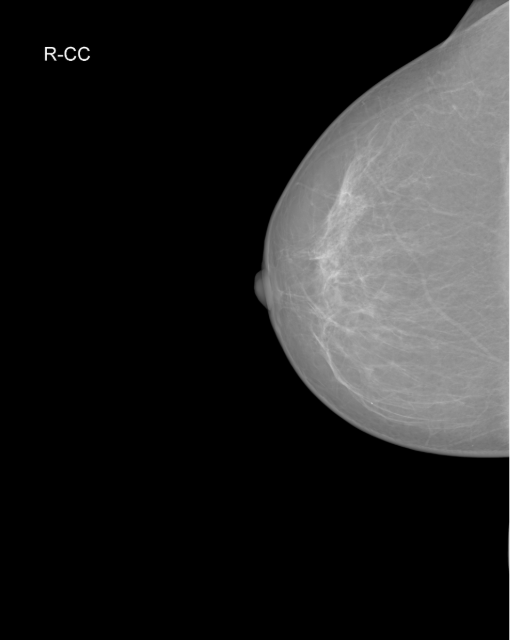
#> input picture notebook/data/sample_view_a.png, 511 x 640 px
$ python make_figs.py
#> lines starting #> are read from the running program, lines starting #| are printed output that depends on the picture; after the words box and inside, x2 and y2 are one past the last pixel; in counts of white or black regions, pixels touching at a corner belong together
### notebook/mammo_crop.py
"""Boundary-aware breast ROI cropping and merged-view composition.

Re-implementation, for illustration, of the preprocessing described in
Mehmood et al., "Intelligent Breast Cropping and Multi-View Fusion with
Finding-BI-RADS Prototype Learning for Mammogram Classification" (under review).

Steps
1. Gaussian smoothing + Otsu threshold  -> foreground mask
2. Morphological closing/opening (5x5)  -> clean contour
3. Largest connected component          -> breast mask
4. Horizontal crop to the mask, with padding on the chest-wall side
5. Row-wise tissue-extent profile: start at the widest row, walk up/down while
   the extent keeps decreasing; stop where it stops decreasing (pectoral muscle,
   skin folds, artefacts); add an adaptive margin.
"""
from dataclasses import dataclass

import cv2
import numpy as np


@dataclass
class CropResult:
    image: np.ndarray        # cropped image
    mask: np.ndarray         # breast mask (full size)
    otsu: np.ndarray         # raw Otsu mask (full size)
    profile: np.ndarray      # row-wise tissue extent (pixels)
    ref_row: int             # widest row
    box: tuple               # (x0, y0, x1, y1) in original coordinates
    laterality: str          # 'L' (chest wall on the left) or 'R'


def breast_mask(img, blur=5, kernel=5):
    g = cv2.GaussianBlur(img, (blur, blur), 0)
    _, otsu = cv2.threshold(g, 0, 255, cv2.THRESH_BINARY + cv2.THRESH_OTSU)
    k = cv2.getStructuringElement(cv2.MORPH_ELLIPSE, (kernel, kernel))
    m = cv2.morphologyEx(otsu, cv2.MORPH_CLOSE, k)
    m = cv2.morphologyEx(m, cv2.MORPH_OPEN, k)
    n, lab, stats, _ = cv2.connectedComponentsWithStats(m, 8)
    if n <= 1:
        return otsu > 0, m > 0
    largest = 1 + int(np.argmax(stats[1:, cv2.CC_STAT_AREA]))
    return otsu > 0, lab == largest


def _walk(profile, start, step, tol):
    """Follow the profile from `start` while the extent keeps decreasing."""
    i = start
    while 0 <= i + step < len(profile):
        nxt = profile[i + step]
        if nxt == 0:                       # left the breast
            return i
        if nxt > profile[i] + tol:         # extent widens again -> other structure
            return i
        i += step
    return i


def crop_breast(img, view="CC", margin_frac=0.03, tol_frac=0.004):
    """Return a CropResult for a single grayscale mammogram (uint8)."""
    h, w = img.shape
    otsu, mask = breast_mask(img)
    cols = np.where(mask.any(0))[0]
    x0, x1 = int(cols.min()), int(cols.max())
    # chest wall is on the side where the mask touches the image border
    laterality = "L" if mask[:, : w // 10].sum() > mask[:, -w // 10:].sum() else "R"

    profile = mask.sum(1).astype(int)
    ref = int(np.argmax(profile))
    tol = max(1, int(tol_frac * w))
    top = _walk(profile, ref, -1, tol)
    bot = _walk(profile, ref, +1, tol)

    # adaptive margin (paper: 50-100 px at full resolution); relaxed for MLO
    m = int(margin_frac * h * (1.6 if view.upper() == "MLO" else 1.0))
    pad = int(0.02 * w)
    y0, y1 = max(0, top - m), min(h, bot + m)
    if laterality == "L":
        x0, x1 = max(0, x0 - pad), min(w, x1 + m)
    else:
        x0, x1 = max(0, x0 - m), min(w, x1 + pad)
    crop = img[y0:y1, x0:x1]
    return CropResult(crop, mask, otsu, profile, ref, (x0, y0, x1, y1), laterality)


# [15 lines left out: function merge_views, not called in this run]

### notebook/figstyle.py
"""Shared plot style for the portfolio figures and notebook."""
import matplotlib as mpl

INK = "#1e1e1e"
MUTED = "#6b6b6b"
RULE = "#d9d6cf"
BLUE = "#1a4d8f"
ORANGE = "#c0612b"
GREEN = "#3a7d44"
GREY = "#9a9a9a"
PALETTE = [BLUE, ORANGE, GREEN, "#7a5195", "#b8860b", GREY]


def apply():
    mpl.rcParams.update({
        "figure.dpi": 110,
        "savefig.dpi": 200,
        "savefig.bbox": "tight",
        "savefig.facecolor": "white",
        "font.family": "DejaVu Serif",
        "font.size": 10.5,
        "axes.edgecolor": RULE,
        "axes.labelcolor": INK,
        "axes.titlesize": 11,
        "axes.titleweight": "bold",
        "axes.titlelocation": "left",
        "axes.spines.top": False,
        "axes.spines.right": False,
        "axes.grid": True,
        "grid.color": "#eeece6",
        "grid.linewidth": 0.8,
        "xtick.color": MUTED,
        "ytick.color": MUTED,
        "legend.frameon": False,
        "axes.prop_cycle": mpl.cycler(color=PALETTE),
    })

### notebook/make_figs.py
"""Generate the portfolio's own figures: cropping walkthrough and result charts.
Numbers are taken from the manuscripts' tables."""
import sys
from pathlib import Path

import cv2
import matplotlib.pyplot as plt
import numpy as np
from matplotlib.patches import Rectangle

import figstyle as fs
from mammo_crop import crop_breast
from results_data import FM_CROSS, IEEE_BINARY_MERGED, IEEE_ABLATION_BIN, IEEE_EFFICIENCY

OUT = Path(sys.argv[1] if len(sys.argv) > 1 else "out")
OUT.mkdir(parents=True, exist_ok=True)
fs.apply()


def cropping_steps():
    names = [("data/sample_view_a.png", "Right CC"), ("data/sample_view_b.png", "Left CC")]
    fig, axes = plt.subplots(2, 5, figsize=(15, 6.6), gridspec_kw={"width_ratios": [1, 1, 1, 1.15, 0.8]})
    for row, (path, label) in enumerate(names):
        img = cv2.imread(path, 0)
#> img is the input picture: shape (640, 511); min 0, max 255, mean 37.8
        r = crop_breast(img)
#> in breast_mask, `_, otsu = cv2.threshold(g, 0, 255, cv2.THRESH_BINARY + cv2.THRESH_OTSU)`:
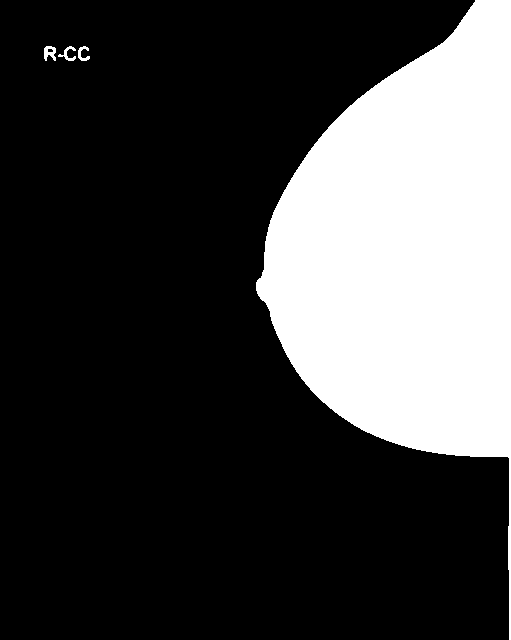
#> otsu: shape (640, 511); 25.8% white; 4 white regions, box (x1, y1, x2, y2) and area: (256, 0, 511, 640) 83980, (44, 46, 56, 61) 121, (58, 46, 76, 61) 100, (78, 46, 90, 61) 89
#> in breast_mask, `m = cv2.morphologyEx(otsu, cv2.MORPH_CLOSE, k)`: m: shape (640, 511); 25.8% white; 2 white regions, box (x1, y1, x2, y2) and area: (256, 0, 511, 640) 83981, (44, 46, 90, 61) 373
#> in breast_mask, `m = cv2.morphologyEx(m, cv2.MORPH_OPEN, k)`: m: shape (640, 511); 25.7% white; 6 white regions (3 under 20 px), largest, box (x1, y1, x2, y2) and area: (256, 0, 511, 459) 83575, (44, 46, 58, 59) 136, (508, 525, 511, 571) 134
#> in breast_mask, `n, lab, stats, _ = cv2.connectedComponentsWithStats(m, 8)`:
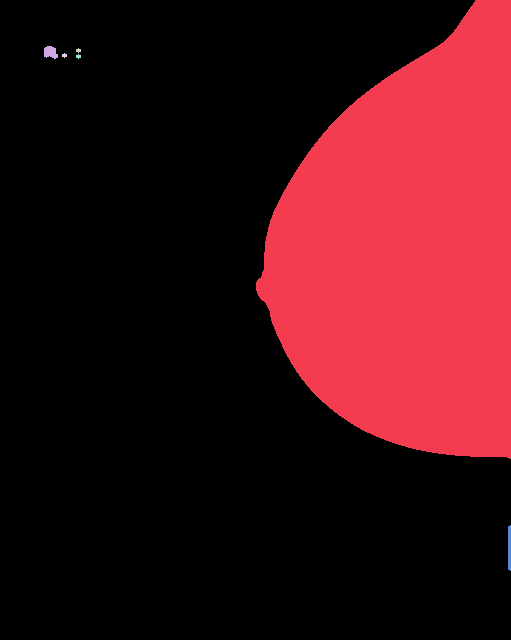
#> lab: shape (640, 511) int32; 7 distinct labels, from 0 to 6; one colour per label, 0 black
#> in breast_mask, `n, lab, stats, _ = cv2.connectedComponentsWithStats(m, 8)`: n = 7; stats = [[0, 0, 511, 640, 243144], [256, 0, 255, 459, 83575], [44, 46, 14, 13, 136], [76, 48, 5, 5, 17], [62, 53, 5, 5, 17], [76, 54, 5, 5, 17], [508, 525, 3, 46, 134]]
#> in breast_mask, `largest = 1 + int(np.argmax(stats[1:, cv2.CC_STAT_AREA]))`: largest = 1
#> in crop_breast, `otsu, mask = breast_mask(img)`:
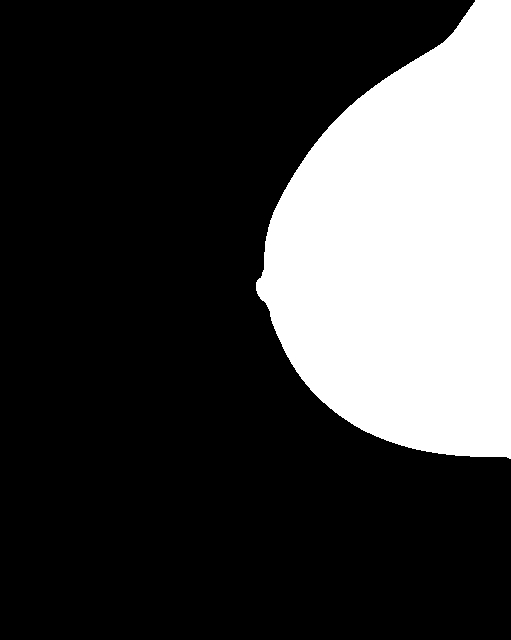
#> mask: shape (640, 511) bool; 25.6% white; 1 white region, box (x1, y1, x2, y2) and area: (256, 0, 511, 459) 83575
#> in crop_breast, `cols = np.where(mask.any(0))[0]`: cols = 255 values from 256 to 510
#> in crop_breast, `x0, x1 = int(cols.min()), int(cols.max())`: x0 = 256; x1 = 510
#> in crop_breast, `laterality = "L" if mask[:, : w // 10].sum() > mask[:, -w // 10:].sum(..`: laterality = 'R'
#> in crop_breast, `profile = mask.sum(1).astype(int)`: profile = 640 values, max 255 at index 282, min 0 at index 459, mean 130.6
#> in crop_breast, `ref = int(np.argmax(profile))`: ref = 282
#> the loop in _walk, `while 0 <= i + step < len(profile):` made 282 passes
#> (nxt, i) on passes 1 to 3: (254, 281), (254, 280), (253, 279)
#> after the loop in _walk, `while 0 <= i + step < len(profile):`: i = 0
#> the loop in _walk, `while 0 <= i + step < len(profile):` made 177 passes
#> nxt on passes 1 to 3: 255, 255, 255
#> after the loop in _walk, `while 0 <= i + step < len(profile):`: i = 458
#> in crop_breast, `y0, y1 = max(0, top - m), min(h, bot + m)`: y0 = 0; y1 = 477
#> in crop_breast, `x0, x1 = max(0, x0 - m), min(w, x1 + pad)`: x0 = 237; x1 = 511
#> in crop_breast, `crop = img[y0:y1, x0:x1]`:
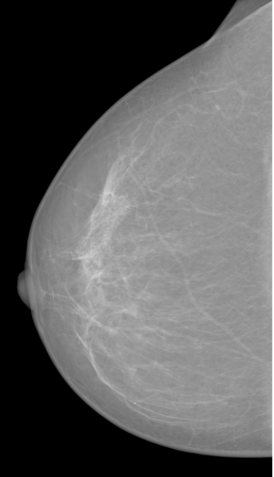
#> crop: shape (477, 274); min 0, max 255, mean 93.6
        x0, y0, x1, y1 = r.box
#> x0 = 237; y0 = 0; x1 = 511; y1 = 477
        ax = axes[row]
        ax[0].imshow(img, cmap="gray"); ax[0].set_title(f"1  Input ({label})")
        ax[1].imshow(r.otsu, cmap="gray"); ax[1].set_title("2  Smoothing + Otsu")
        ax[2].imshow(r.mask, cmap="gray"); ax[2].set_title("3  Morphology + largest\n    component")
        # profile
        p = ax[3]
        rows = np.arange(len(r.profile))
#> rows = 640 values from 0 to 639
        p.plot(r.profile, rows, color=fs.BLUE, lw=1.6)
        p.invert_yaxis()
        p.axhline(r.ref_row, color=fs.ORANGE, lw=1.2, ls="--")
        p.text(r.profile.max() * 0.03, r.ref_row - 8, "widest row", color=fs.ORANGE, fontsize=9)
        p.axhspan(y0, y1, color=fs.BLUE, alpha=0.07)
        p.set_xlabel("tissue extent (px)"); p.set_ylabel("row")
        p.set_title("4  Row-wise extent profile")
        p.grid(True)
        # overlay + crop
        ax[4].imshow(r.image, cmap="gray"); ax[4].set_title("5  Cropped ROI")
        ax[0].add_patch(Rectangle((x0, y0), x1 - x0, y1 - y0, fill=False, ec=fs.ORANGE, lw=1.6))
        for a in (ax[0], ax[1], ax[2], ax[4]):
            a.set_xticks([]); a.set_yticks([]); a.grid(False)
            for s in a.spines.values():
                s.set_visible(False)
        kept = 100 * r.image.size / img.size
#> kept = 39.96
        ax[4].text(0, -0.08, f"{kept:.0f}% of pixels kept", transform=ax[4].transAxes, color=fs.MUTED, fontsize=9)
#> pass 2 of the loop in cropping_steps, `for row, (path, label) in enumerate(names):`:
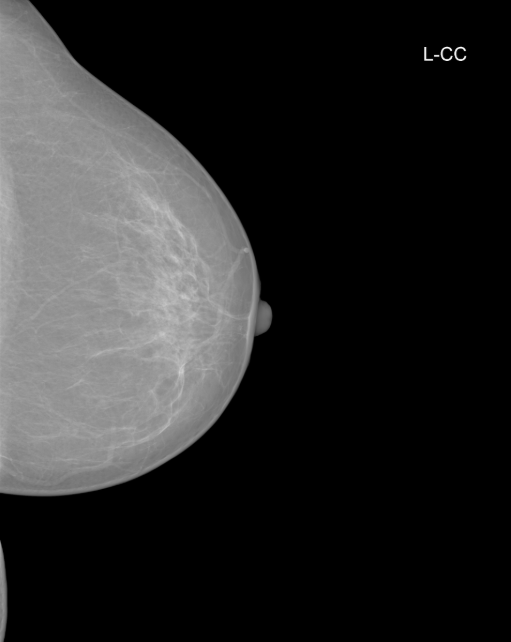
#> input picture notebook/data/sample_view_b.png, 511 x 642 px
#> in cropping_steps, img is the input picture: shape (642, 511); min 0, max 255, mean 41.5
#> g: shape (642, 511)
#> in breast_mask (call 2), `n, lab, stats, _ = cv2.connectedComponentsWithStats(m, 8)`:
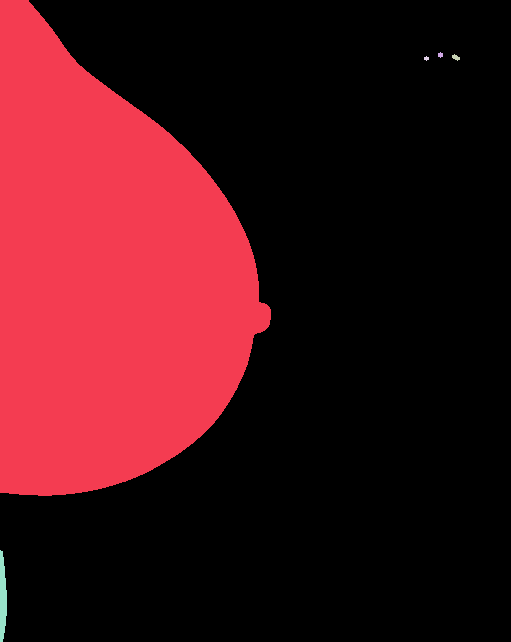
#> lab: shape (642, 511) int32; 6 distinct labels, from 0 to 5; one colour per label, 0 black
#> n = 6; stats = [[0, 0, 511, 642, 235039], [0, 0, 271, 496, 92454], [438, 52, 5, 6, 22], [452, 54, 8, 7, 33], [424, 56, 5, 5, 17], [0, 550, 7, 92, 497]]
#> mask: shape (642, 511) bool; 28.2% white; 1 white region, box (x1, y1, x2, y2) and area: (0, 0, 271, 496) 92454
#> cols = 271 values from 0 to 270
#> in crop_breast (call 2), `x0, x1 = int(cols.min()), int(cols.max())`: x0 = 0; x1 = 270
#> laterality = 'L'
#> profile = 642 values, max 271 at index 309, min 0 at index 496, mean 144
#> ref = 309
#> the loop in _walk (call 2), `while 0 <= i + step < len(profile):` made 187 passes
#> nxt on passes 1 to 3: 271, 271, 271
#> bot = 495
#> in crop_breast (call 2), `y0, y1 = max(0, top - m), min(h, bot + m)`: y1 = 514
#> in crop_breast (call 2), `x0, x1 = max(0, x0 - pad), min(w, x1 + m)`: x1 = 289
#> in crop_breast (call 2), `crop = img[y0:y1, x0:x1]`:
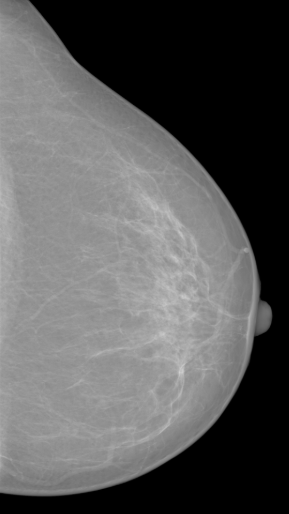
#> crop: shape (514, 289); min 0, max 208, mean 91
#> in cropping_steps, `x0, y0, x1, y1 = r.box`: x0 = 0; x1 = 289; y1 = 514
#> rows = 642 values from 0 to 641
    fig.suptitle("Boundary-aware breast cropping, step by step", x=0.01, ha="left", fontsize=13, fontweight="bold")
    fig.tight_layout()
    fig.savefig(OUT / "cropping_steps.png")
    plt.close(fig)


def generalization_ieee():
    fig, axes = plt.subplots(1, 2, figsize=(11, 4.2), sharey=True)
    for ax, bb in zip(axes, ["EfficientNet-B3", "ConvNeXt-Base"]):
        d = IEEE_BINARY_MERGED[bb]
        x = np.arange(2)
        w = 0.36
        b1 = ax.bar(x - w / 2, [d["Merged"][0], d["Merged"][2]], w, label="Merged view", color=fs.GREY)
        b2 = ax.bar(x + w / 2, [d["M+BF"][0], d["M+BF"][2]], w, label="Merged + finding & BI-RADS prototypes", color=fs.BLUE)
        for bars in (b1, b2):
            for b in bars:
                ax.text(b.get_x() + b.get_width() / 2, b.get_height() + 0.008, f"{b.get_height():.3f}", ha="center", fontsize=9)
        ax.set_xticks(x, ["VinDr-Mammo\n(internal test)", "INbreast\n(external, no fine-tuning)"])
        ax.set_title(bb)
        ax.set_ylim(0.5, 0.86)
        ax.grid(axis="x", visible=False)
    axes[0].set_ylabel("Binary macro-F1 (512 px)")
    axes[0].legend(loc="upper right", fontsize=9)
    fig.suptitle("Prototype learning helps most on the external dataset", x=0.01, ha="left", fontsize=12.5, fontweight="bold")
    fig.tight_layout()
    fig.savefig(OUT / "ieee_generalization.png")
    plt.close(fig)


def ablation_ieee():
    rows = IEEE_ABLATION_BIN
    labels = [r[0] for r in rows]
    fig, ax = plt.subplots(figsize=(9.5, 4.6))
    y = np.arange(len(rows))[::-1]
    ax.scatter([r[1] for r in rows], y, color=fs.BLUE, s=46, label="VinDr-Mammo", zorder=3)
    ax.scatter([r[2] for r in rows], y, color=fs.ORANGE, s=46, marker="D", label="INbreast (external)", zorder=3)
    for yi, r in zip(y, rows):
        ax.plot([r[1], r[2]], [yi, yi], color=fs.RULE, lw=2, zorder=1)
    ax.set_yticks(y, labels)
    ax.set_xlabel("Binary macro-F1, ConvNeXt-Base, 512 px")
    ax.set_title("Ablation: each component, internal vs external")
    ax.legend(loc="lower right", fontsize=9)
    ax.grid(axis="y", visible=False)
    fig.tight_layout()
    fig.savefig(OUT / "ieee_ablation.png")
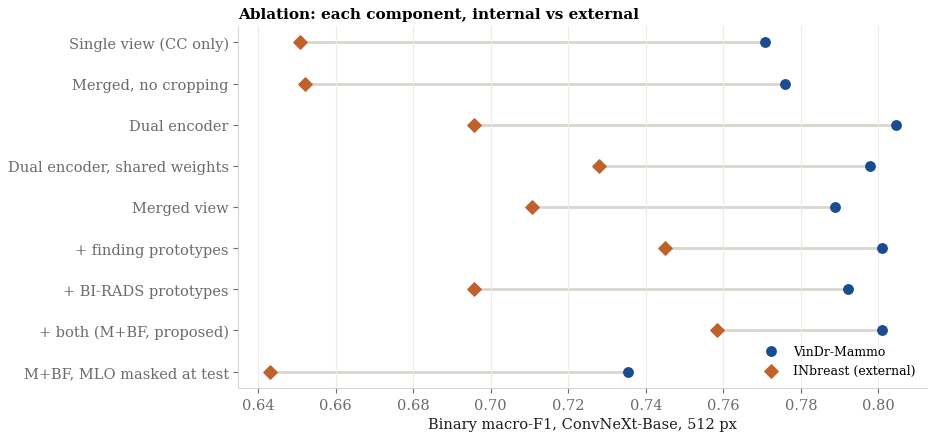
#> figure drawn by matplotlib, 1 panel
    plt.close(fig)


def efficiency_ieee():
    fig, axes = plt.subplots(1, 2, figsize=(10.5, 3.6))
    cfg = ["Two-view\n(dual encoder)", "Shared\ntwo-view", "Merged view\n(proposed)"]
    cols = [fs.GREY, fs.GREY, fs.BLUE]
    for ax, key, title in [(axes[0], 1, "GFLOPs per breast"), (axes[1], 3, "Throughput (breasts / s)")]:
        vals = [IEEE_EFFICIENCY["ConvNeXt-Base"][c][key] for c in ["Two-View", "Shared Two-View", "Merged"]]
        bars = ax.bar(cfg, vals, color=cols, width=0.6)
        for b in bars:
            ax.text(b.get_x() + b.get_width() / 2, b.get_height() * 1.02, f"{b.get_height():g}", ha="center", fontsize=9)
        ax.set_title(title)
        ax.grid(axis="x", visible=False)
    fig.suptitle("ConvNeXt-Base at 512 px: half the compute, ~4x the throughput", x=0.01, ha="left", fontsize=12, fontweight="bold")
    fig.tight_layout()
    fig.savefig(OUT / "ieee_efficiency.png")
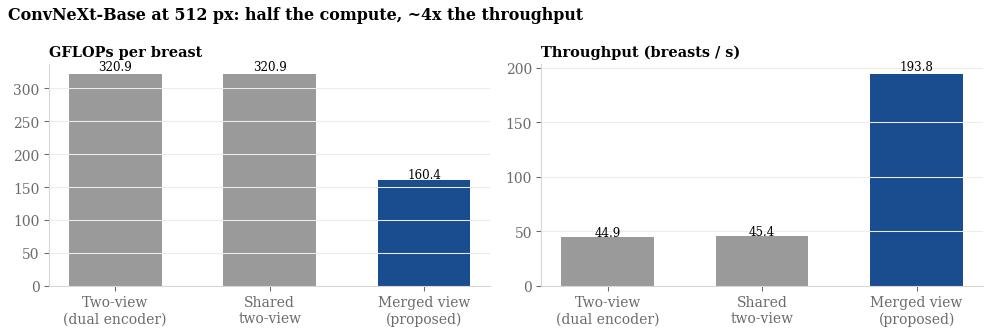
#> figure drawn by matplotlib, 2 panels; panel 2: tallest bar 193.8 high, from x = 1.7 to 2.3
    plt.close(fig)


def generalization_fm():
    ids = ["E1", "E2", "E3", "E4", "E5", "E6", "E7", "E8"]
    ds = ["VinDr-Mammo", "INbreast", "LUMINA"]
    fig, ax = plt.subplots(figsize=(10.5, 4.3))
    x = np.arange(len(ids))
    w = 0.26
    colors = [fs.BLUE, fs.ORANGE, fs.GREEN]
    for i, (d, c) in enumerate(zip(ds, colors)):
        vals = [FM_CROSS[e][d][0] for e in ids]
        ax.bar(x + (i - 1) * w, vals, w, label=d + (" (internal)" if i == 0 else " (external)"), color=c)
    ax.set_xticks(x, [f"{e}\n{FM_CROSS[e]['name']}" for e in ids], fontsize=8.5)
    ax.set_ylim(0.6, 0.96)
    ax.set_ylabel("ROC-AUC")
    ax.legend(ncol=3, fontsize=9, loc="upper left")
    ax.grid(axis="x", visible=False)
    ax.set_title("No single configuration wins everywhere: rankings change under dataset shift")
    fig.tight_layout()
    fig.savefig(OUT / "fm_generalization.png")
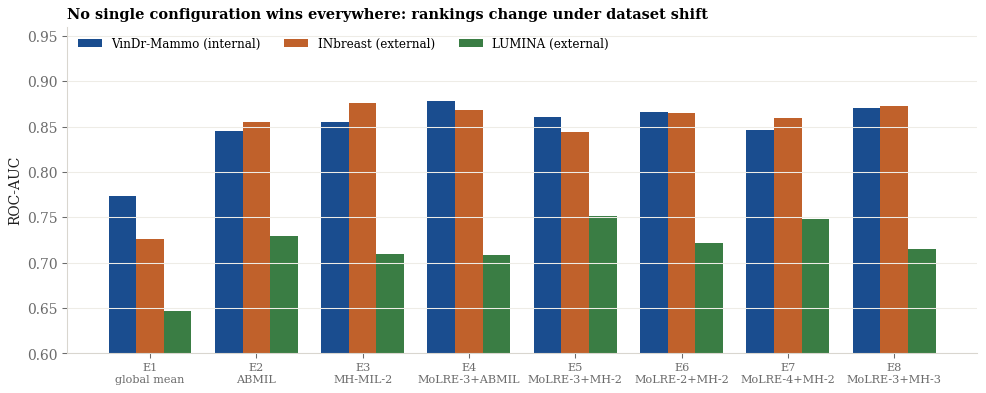
#> figure drawn by matplotlib, 1 panel; tallest bar 0.878 high, from x = 2.61 to 2.87; tallest bar 0.876 high, from x = 1.87 to 2.13; tallest bar 0.752 high, from x = 4.13 to 4.39
    plt.close(fig)


def generalization_flow():
    """Study design: where the models were trained and how they were tested."""
    fig, ax = plt.subplots(figsize=(13, 4.6))
    ax.set_xlim(0, 13); ax.set_ylim(0, 4.6); ax.axis("off")

    def box(x, y, w, h, title, lines, ec=fs.INK, fc="white"):
        ax.add_patch(Rectangle((x, y), w, h, fc=fc, ec=ec, lw=1.3))
        ax.text(x + 0.18, y + h - 0.3, title, fontsize=11, fontweight="bold", va="top", color=ec)
        for i, t in enumerate(lines):
            ax.text(x + 0.18, y + h - 0.75 - i * 0.36, t, fontsize=9.3, va="top", color=fs.INK)

    def arrow(x0, y0, x1, y1, label="", dy=0.0):
        ax.annotate("", (x1, y1), (x0, y0), arrowprops=dict(arrowstyle="-|>", color=fs.MUTED, lw=1.3))
        if label:
            ax.text((x0 + x1) / 2, (y0 + y1) / 2 + dy, label, fontsize=8.5, color=fs.MUTED, ha="center",
                    style="italic", bbox=dict(fc="white", ec="none", pad=1.5))

    box(0.1, 1.0, 3.0, 2.7, "Train: VinDr-Mammo", ["Vietnam, multiple hospitals", "3 device vendors", "patient-level split", "train / val / test", "BI-RADS + finding labels"], ec=fs.BLUE, fc="#f3f6fb")
    box(4.7, 2.55, 3.5, 1.85, "Internal test", ["held-out VinDr patients", "stratified by device,", "density and finding type"])
    box(4.7, 0.1, 3.5, 2.15, "External test (frozen model)", ["INbreast: Portugal, Siemens,", "  same BI-RADS labels", "LUMINA: multi-vendor,", "  pathology labels"], ec=fs.ORANGE, fc="#fdf6f1")
    box(9.8, 1.0, 3.1, 2.7, "What is reported", ["macro-F1, AUC, AP,", "QWK, calibration (ECE)", "95% bootstrap CIs", "DeLong / McNemar tests", "failure analysis"])
    arrow(3.15, 2.9, 4.65, 3.45, "same split, all models", dy=0.28)
    arrow(3.15, 1.8, 4.65, 1.2, "no fine-tuning", dy=-0.3)
    arrow(8.25, 3.45, 9.75, 2.9)
    arrow(8.25, 1.2, 9.75, 1.8)
    fig.savefig(OUT / "generalization_study.png")
    plt.close(fig)


if __name__ == "__main__":
    cropping_steps()
    generalization_flow()
    generalization_ieee()
    ablation_ieee()
    efficiency_ieee()
    generalization_fm()
    print("figures written to", OUT)
